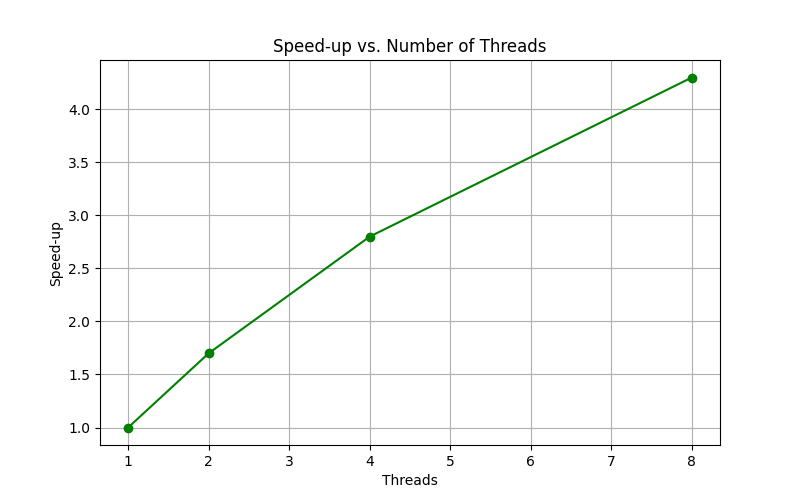

The Python source for this figure:
import csv
import matplotlib.pyplot as plt

threads = []
speedups = []

with open('scaling.csv', newline='') as csvfile:
    reader = csv.DictReader(csvfile)
    for row in reader:
        threads.append(int(row['threads']))
        speedups.append(float(row['speedup']))

plt.figure(figsize=(8, 5))
plt.plot(threads, speedups, marker='o', linestyle='-', color='green')
plt.title('Speed-up vs. Number of Threads')
plt.xlabel('Threads')
plt.ylabel('Speed-up')
plt.grid(True)
plt.savefig('scaling_plot.png')
plt.show()